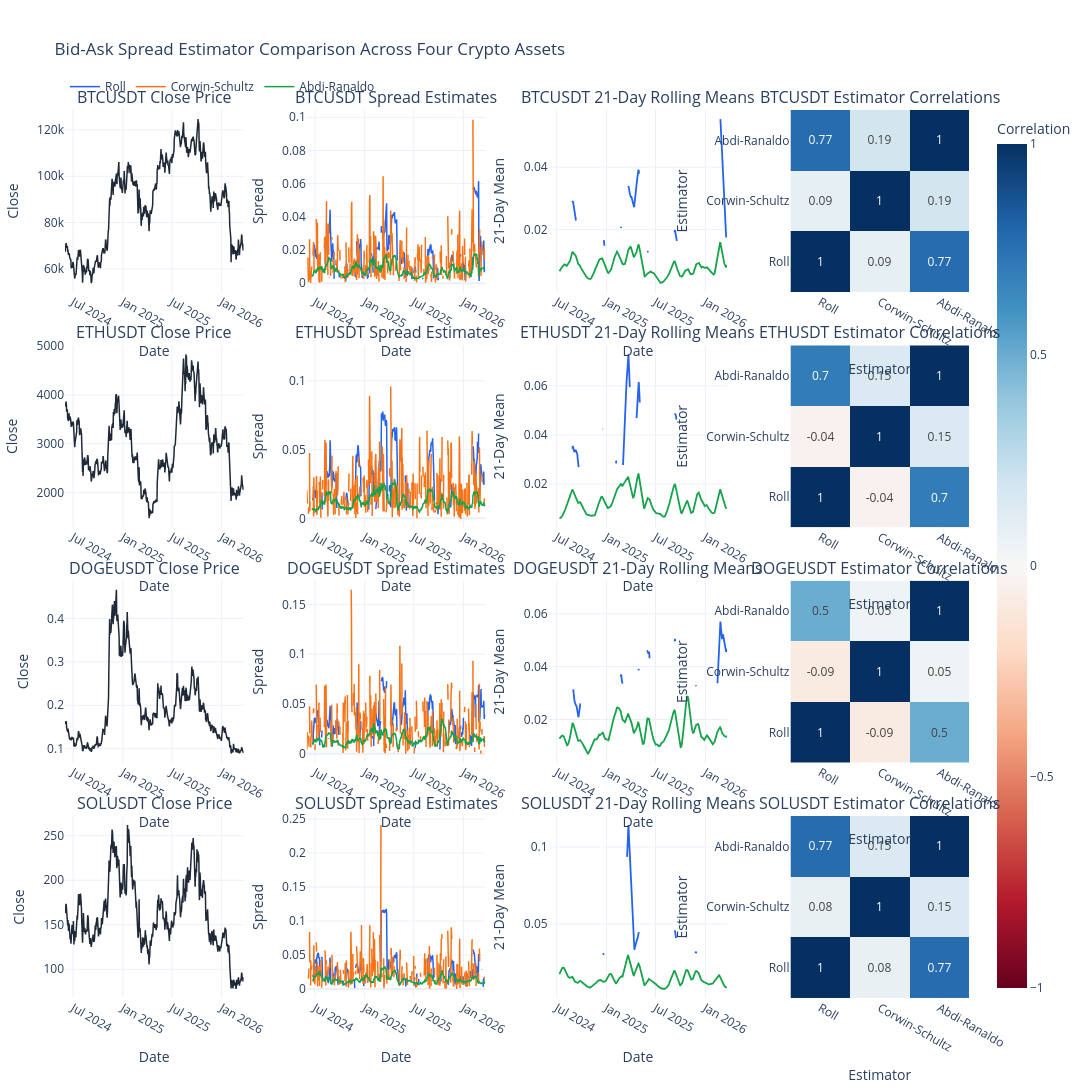

Write notebook code for a chart like this one.
### Code cell
subplot_titles = []
for symbol in ASSETS:
    subplot_titles.extend([
        f"{symbol} Close Price",
        f"{symbol} Spread Estimates",
        f"{symbol} 21-Day Rolling Means",
        f"{symbol} Estimator Correlations",
    ])

fig = make_subplots(
    rows=len(ASSETS),
    cols=4,
    specs=[[{}, {}, {}, {"type": "heatmap"}] for _ in ASSETS],
    subplot_titles=subplot_titles,
    horizontal_spacing=0.07,
    vertical_spacing=0.06,
)

for row, symbol in enumerate(ASSETS, start=1):
    asset = spread_df.loc[spread_df["symbol"] == symbol].copy()
    asset["date"] = pd.to_datetime(asset["date"], utc=True)
    rolling_means = asset[ESTIMATOR_COLS].rolling(WINDOW, min_periods=WINDOW).mean()

    fig.add_trace(
        go.Scatter(
            x=asset["date"],
            y=asset["close"],
            mode="lines",
            name=f"{symbol} Close",
            line={"color": COLORS["price"], "width": 1.5},
            showlegend=False,
        ),
        row=row,
        col=1,
    )

    for col_name, label in zip(ESTIMATOR_COLS, ["Roll", "Corwin-Schultz", "Abdi-Ranaldo"]):
        showlegend = row == 1
        fig.add_trace(
            go.Scatter(
                x=asset["date"],
                y=asset[col_name],
                mode="lines",
                name=label,
                legendgroup=label,
                line={"color": COLORS[col_name], "width": 1.5},
                showlegend=showlegend,
            ),
            row=row,
            col=2,
        )
        fig.add_trace(
            go.Scatter(
                x=asset["date"],
                y=rolling_means[col_name],
                mode="lines",
                name=f"{label} Mean",
                legendgroup=f"{label} Mean",
                line={"color": COLORS[col_name], "width": 1.8},
                showlegend=False,
            ),
            row=row,
            col=3,
        )

    corr = asset[ESTIMATOR_COLS].corr()
    fig.add_trace(
        go.Heatmap(
            z=corr.values,
            x=["Roll", "Corwin-Schultz", "Abdi-Ranaldo"],
            y=["Roll", "Corwin-Schultz", "Abdi-Ranaldo"],
            zmin=-1,
            zmax=1,
            coloraxis="coloraxis",
            text=np.round(corr.values, 2),
            texttemplate="%{text}",
            hovertemplate="x=%{x}<br>y=%{y}<br>corr=%{z:.2f}<extra></extra>",
            showscale=False,
        ),
        row=row,
        col=4,
    )

    fig.update_xaxes(title_text="Date", row=row, col=1)
    fig.update_xaxes(title_text="Date", row=row, col=2)
    fig.update_xaxes(title_text="Date", row=row, col=3)
    fig.update_xaxes(title_text="Estimator", row=row, col=4)
    fig.update_yaxes(title_text="Close", row=row, col=1)
    fig.update_yaxes(title_text="Spread", row=row, col=2)
    fig.update_yaxes(title_text="21-Day Mean", row=row, col=3)
    fig.update_yaxes(title_text="Estimator", row=row, col=4)

fig.update_layout(
    title="Bid-Ask Spread Estimator Comparison Across Four Crypto Assets",
    height=1400,
    width=1900,
    legend={"orientation": "h", "yanchor": "bottom", "y": 1.01, "xanchor": "left", "x": 0},
    margin={"l": 60, "r": 30, "t": 110, "b": 50},
    coloraxis={"colorscale": "RdBu", "cmid": 0, "colorbar": {"title": "Correlation"}},
)
fig.write_image(OUTPUT_DIR / "spread_comparison.png", scale=2)
fig.show()

### Figure 1 — Plotly figure (JSON) as saved in the notebook; plotly's stock layout.template omitted (floating-point values rounded to 4 significant figures; data arrays with more than 128 entries replaced by an {"elided": "..."} marker saying what was removed)
{"data": [{"line": {"color": "#1f2937", "width": 1.5}, "mode": "lines", "name": "BTCUSDT Close", "showlegend": false, "type": "scatter", "x": {"elided": "661 str values"}, "xaxis": "x", "y": {"elided": "661 float values"}, "yaxis": "y"}, {"legendgroup": "Roll", "line": {"color": "#2563eb", "width": 1.5}, "mode": "lines", "name": "Roll", "showlegend": true, "type": "scatter", "x": {"elided": "661 str values"}, "xaxis": "x2", "y": {"elided": "661 float values"}, "yaxis": "y2"}, {"legendgroup": "Roll Mean", "line": {"color": "#2563eb", "width": 1.8}, "mode": "lines", "name": "Roll Mean", "showlegend": false, "type": "scatter", "x": {"elided": "661 str values"}, "xaxis": "x3", "y": {"elided": "661 float values"}, "yaxis": "y3"}, {"legendgroup": "Corwin-Schultz", "line": {"color": "#f97316", "width": 1.5}, "mode": "lines", "name": "Corwin-Schultz", "showlegend": true, "type": "scatter", "x": {"elided": "661 str values"}, "xaxis": "x2", "y": {"elided": "661 float values"}, "yaxis": "y2"}, {"legendgroup": "Corwin-Schultz Mean", "line": {"color": "#f97316", "width": 1.8}, "mode": "lines", "name": "Corwin-Schultz Mean", "showlegend": false, "type": "scatter", "x": {"elided": "661 str values"}, "xaxis": "x3", "y": {"elided": "661 float values"}, "yaxis": "y3"}, {"legendgroup": "Abdi-Ranaldo", "line": {"color": "#16a34a", "width": 1.5}, "mode": "lines", "name": "Abdi-Ranaldo", "showlegend": true, "type": "scatter", "x": {"elided": "661 str values"}, "xaxis": "x2", "y": {"elided": "661 float values"}, "yaxis": "y2"}, {"legendgroup": "Abdi-Ranaldo Mean", "line": {"color": "#16a34a", "width": 1.8}, "mode": "lines", "name": "Abdi-Ranaldo Mean", "showlegend": false, "type": "scatter", "x": {"elided": "661 str values"}, "xaxis": "x3", "y": {"elided": "661 float values"}, "yaxis": "y3"}, {"coloraxis": "coloraxis", "hovertemplate": "x=%{x}<br>y=%{y}<br>corr=%{z:.2f}<extra></extra>", "showscale": false, "text": [[1.0, 0.09, 0.77], [0.09, 1.0, 0.19], [0.77, 0.19, 1.0]], "texttemplate": "%{text}", "type": "heatmap", "x": ["Roll", "Corwin-Schultz", "Abdi-Ranaldo"], "xaxis": "x4", "y": ["Roll", "Corwin-Schultz", "Abdi-Ranaldo"], "yaxis": "y4", "z": [[1.0, 0.08943, 0.7718], [0.08943, 1.0, 0.187], [0.7718, 0.187, 1.0]], "zmax": 1, "zmin": -1}, {"line": {"color": "#1f2937", "width": 1.5}, "mode": "lines", "name": "ETHUSDT Close", "showlegend": false, "type": "scatter", "x": {"elided": "661 str values"}, "xaxis": "x5", "y": {"elided": "661 float values"}, "yaxis": "y5"}, {"legendgroup": "Roll", "line": {"color": "#2563eb", "width": 1.5}, "mode": "lines", "name": "Roll", "showlegend": false, "type": "scatter", "x": {"elided": "661 str values"}, "xaxis": "x6", "y": {"elided": "661 float values"}, "yaxis": "y6"}, {"legendgroup": "Roll Mean", "line": {"color": "#2563eb", "width": 1.8}, "mode": "lines", "name": "Roll Mean", "showlegend": false, "type": "scatter", "x": {"elided": "661 str values"}, "xaxis": "x7", "y": {"elided": "661 float values"}, "yaxis": "y7"}, {"legendgroup": "Corwin-Schultz", "line": {"color": "#f97316", "width": 1.5}, "mode": "lines", "name": "Corwin-Schultz", "showlegend": false, "type": "scatter", "x": {"elided": "661 str values"}, "xaxis": "x6", "y": {"elided": "661 float values"}, "yaxis": "y6"}, {"legendgroup": "Corwin-Schultz Mean", "line": {"color": "#f97316", "width": 1.8}, "mode": "lines", "name": "Corwin-Schultz Mean", "showlegend": false, "type": "scatter", "x": {"elided": "661 str values"}, "xaxis": "x7", "y": {"elided": "661 float values"}, "yaxis": "y7"}, {"legendgroup": "Abdi-Ranaldo", "line": {"color": "#16a34a", "width": 1.5}, "mode": "lines", "name": "Abdi-Ranaldo", "showlegend": false, "type": "scatter", "x": {"elided": "661 str values"}, "xaxis": "x6", "y": {"elided": "661 float values"}, "yaxis": "y6"}, {"legendgroup": "Abdi-Ranaldo Mean", "line": {"color": "#16a34a", "width": 1.8}, "mode": "lines", "name": "Abdi-Ranaldo Mean", "showlegend": false, "type": "scatter", "x": {"elided": "661 str values"}, "xaxis": "x7", "y": {"elided": "661 float values"}, "yaxis": "y7"}, {"coloraxis": "coloraxis", "hovertemplate": "x=%{x}<br>y=%{y}<br>corr=%{z:.2f}<extra></extra>", "showscale": false, "text": [[1.0, -0.04, 0.7], [-0.04, 1.0, 0.15], [0.7, 0.15, 1.0]], "texttemplate": "%{text}", "type": "heatmap", "x": ["Roll", "Corwin-Schultz", "Abdi-Ranaldo"], "xaxis": "x8", "y": ["Roll", "Corwin-Schultz", "Abdi-Ranaldo"], "yaxis": "y8", "z": [[1.0, -0.04143, 0.6977], [-0.04143, 1.0, 0.1472], [0.6977, 0.1472, 1.0]], "zmax": 1, "zmin": -1}, {"line": {"color": "#1f2937", "width": 1.5}, "mode": "lines", "name": "DOGEUSDT Close", "showlegend": false, "type": "scatter", "x": {"elided": "661 str values"}, "xaxis": "x9", "y": {"elided": "661 float values"}, "yaxis": "y9"}, {"legendgroup": "Roll", "line": {"color": "#2563eb", "width": 1.5}, "mode": "lines", "name": "Roll", "showlegend": false, "type": "scatter", "x": {"elided": "661 str values"}, "xaxis": "x10", "y": {"elided": "661 float values"}, "yaxis": "y10"}, {"legendgroup": "Roll Mean", "line": {"color": "#2563eb", "width": 1.8}, "mode": "lines", "name": "Roll Mean", "showlegend": false, "type": "scatter", "x": {"elided": "661 str values"}, "xaxis": "x11", "y": {"elided": "661 float values"}, "yaxis": "y11"}, {"legendgroup": "Corwin-Schultz", "line": {"color": "#f97316", "width": 1.5}, "mode": "lines", "name": "Corwin-Schultz", "showlegend": false, "type": "scatter", "x": {"elided": "661 str values"}, "xaxis": "x10", "y": {"elided": "661 float values"}, "yaxis": "y10"}, {"legendgroup": "Corwin-Schultz Mean", "line": {"color": "#f97316", "width": 1.8}, "mode": "lines", "name": "Corwin-Schultz Mean", "showlegend": false, "type": "scatter", "x": {"elided": "661 str values"}, "xaxis": "x11", "y": {"elided": "661 float values"}, "yaxis": "y11"}, {"legendgroup": "Abdi-Ranaldo", "line": {"color": "#16a34a", "width": 1.5}, "mode": "lines", "name": "Abdi-Ranaldo", "showlegend": false, "type": "scatter", "x": {"elided": "661 str values"}, "xaxis": "x10", "y": {"elided": "661 float values"}, "yaxis": "y10"}, {"legendgroup": "Abdi-Ranaldo Mean", "line": {"color": "#16a34a", "width": 1.8}, "mode": "lines", "name": "Abdi-Ranaldo Mean", "showlegend": false, "type": "scatter", "x": {"elided": "661 str values"}, "xaxis": "x11", "y": {"elided": "661 float values"}, "yaxis": "y11"}, {"coloraxis": "coloraxis", "hovertemplate": "x=%{x}<br>y=%{y}<br>corr=%{z:.2f}<extra></extra>", "showscale": false, "text": [[1.0, -0.09, 0.5], [-0.09, 1.0, 0.05], [0.5, 0.05, 1.0]], "texttemplate": "%{text}", "type": "heatmap", "x": ["Roll", "Corwin-Schultz", "Abdi-Ranaldo"], "xaxis": "x12", "y": ["Roll", "Corwin-Schultz", "Abdi-Ranaldo"], "yaxis": "y12", "z": [[1.0, -0.08784, 0.4987], [-0.08784, 1.0, 0.04575], [0.4987, 0.04575, 1.0]], "zmax": 1, "zmin": -1}, {"line": {"color": "#1f2937", "width": 1.5}, "mode": "lines", "name": "SOLUSDT Close", "showlegend": false, "type": "scatter", "x": {"elided": "661 str values"}, "xaxis": "x13", "y": {"elided": "661 float values"}, "yaxis": "y13"}, {"legendgroup": "Roll", "line": {"color": "#2563eb", "width": 1.5}, "mode": "lines", "name": "Roll", "showlegend": false, "type": "scatter", "x": {"elided": "661 str values"}, "xaxis": "x14", "y": {"elided": "661 float values"}, "yaxis": "y14"}, {"legendgroup": "Roll Mean", "line": {"color": "#2563eb", "width": 1.8}, "mode": "lines", "name": "Roll Mean", "showlegend": false, "type": "scatter", "x": {"elided": "661 str values"}, "xaxis": "x15", "y": {"elided": "661 float values"}, "yaxis": "y15"}, {"legendgroup": "Corwin-Schultz", "line": {"color": "#f97316", "width": 1.5}, "mode": "lines", "name": "Corwin-Schultz", "showlegend": false, "type": "scatter", "x": {"elided": "661 str values"}, "xaxis": "x14", "y": {"elided": "661 float values"}, "yaxis": "y14"}, {"legendgroup": "Corwin-Schultz Mean", "line": {"color": "#f97316", "width": 1.8}, "mode": "lines", "name": "Corwin-Schultz Mean", "showlegend": false, "type": "scatter", "x": {"elided": "661 str values"}, "xaxis": "x15", "y": {"elided": "661 float values"}, "yaxis": "y15"}, {"legendgroup": "Abdi-Ranaldo", "line": {"color": "#16a34a", "width": 1.5}, "mode": "lines", "name": "Abdi-Ranaldo", "showlegend": false, "type": "scatter", "x": {"elided": "661 str values"}, "xaxis": "x14", "y": {"elided": "661 float values"}, "yaxis": "y14"}, {"legendgroup": "Abdi-Ranaldo Mean", "line": {"color": "#16a34a", "width": 1.8}, "mode": "lines", "name": "Abdi-Ranaldo Mean", "showlegend": false, "type": "scatter", "x": {"elided": "661 str values"}, "xaxis": "x15", "y": {"elided": "661 float values"}, "yaxis": "y15"}, {"coloraxis": "coloraxis", "hovertemplate": "x=%{x}<br>y=%{y}<br>corr=%{z:.2f}<extra></extra>", "showscale": false, "text": [[1.0, 0.08, 0.77], [0.08, 1.0, 0.15], [0.77, 0.15, 1.0]], "texttemplate": "%{text}", "type": "heatmap", "x": ["Roll", "Corwin-Schultz", "Abdi-Ranaldo"], "xaxis": "x16", "y": ["Roll", "Corwin-Schultz", "Abdi-Ranaldo"], "yaxis": "y16", "z": [[1.0, 0.07565, 0.7723], [0.07565, 1.0, 0.149], [0.7723, 0.149, 1.0]], "zmax": 1, "zmin": -1}], "layout": {"annotations": [{"font": {"size": 16}, "showarrow": false, "text": "BTCUSDT Close Price", "x": 0.09875, "xanchor": "center", "xref": "paper", "y": 1, "yanchor": "bottom", "yref": "paper"}, {"font": {"size": 16}, "showarrow": false, "text": "BTCUSDT Spread Estimates", "x": 0.3663, "xanchor": "center", "xref": "paper", "y": 1, "yanchor": "bottom", "yref": "paper"}, {"font": {"size": 16}, "showarrow": false, "text": "BTCUSDT 21-Day Rolling Means", "x": 0.6338, "xanchor": "center", "xref": "paper", "y": 1, "yanchor": "bottom", "yref": "paper"}, {"font": {"size": 16}, "showarrow": false, "text": "BTCUSDT Estimator Correlations", "x": 0.9012, "xanchor": "center", "xref": "paper", "y": 1, "yanchor": "bottom", "yref": "paper"}, {"font": {"size": 16}, "showarrow": false, "text": "ETHUSDT Close Price", "x": 0.09875, "xanchor": "center", "xref": "paper", "y": 0.735, "yanchor": "bottom", "yref": "paper"}, {"font": {"size": 16}, "showarrow": false, "text": "ETHUSDT Spread Estimates", "x": 0.3663, "xanchor": "center", "xref": "paper", "y": 0.735, "yanchor": "bottom", "yref": "paper"}, {"font": {"size": 16}, "showarrow": false, "text": "ETHUSDT 21-Day Rolling Means", "x": 0.6338, "xanchor": "center", "xref": "paper", "y": 0.735, "yanchor": "bottom", "yref": "paper"}, {"font": {"size": 16}, "showarrow": false, "text": "ETHUSDT Estimator Correlations", "x": 0.9012, "xanchor": "center", "xref": "paper", "y": 0.735, "yanchor": "bottom", "yref": "paper"}, {"font": {"size": 16}, "showarrow": false, "text": "DOGEUSDT Close Price", "x": 0.09875, "xanchor": "center", "xref": "paper", "y": 0.47, "yanchor": "bottom", "yref": "paper"}, {"font": {"size": 16}, "showarrow": false, "text": "DOGEUSDT Spread Estimates", "x": 0.3663, "xanchor": "center", "xref": "paper", "y": 0.47, "yanchor": "bottom", "yref": "paper"}, {"font": {"size": 16}, "showarrow": false, "text": "DOGEUSDT 21-Day Rolling Means", "x": 0.6338, "xanchor": "center", "xref": "paper", "y": 0.47, "yanchor": "bottom", "yref": "paper"}, {"font": {"size": 16}, "showarrow": false, "text": "DOGEUSDT Estimator Correlations", "x": 0.9012, "xanchor": "center", "xref": "paper", "y": 0.47, "yanchor": "bottom", "yref": "paper"}, {"font": {"size": 16}, "showarrow": false, "text": "SOLUSDT Close Price", "x": 0.09875, "xanchor": "center", "xref": "paper", "y": 0.205, "yanchor": "bottom", "yref": "paper"}, {"font": {"size": 16}, "showarrow": false, "text": "SOLUSDT Spread Estimates", "x": 0.3663, "xanchor": "center", "xref": "paper", "y": 0.205, "yanchor": "bottom", "yref": "paper"}, {"font": {"size": 16}, "showarrow": false, "text": "SOLUSDT 21-Day Rolling Means", "x": 0.6338, "xanchor": "center", "xref": "paper", "y": 0.205, "yanchor": "bottom", "yref": "paper"}, {"font": {"size": 16}, "showarrow": false, "text": "SOLUSDT Estimator Correlations", "x": 0.9012, "xanchor": "center", "xref": "paper", "y": 0.205, "yanchor": "bottom", "yref": "paper"}], "coloraxis": {"cmid": 0, "colorbar": {"title": {"text": "Correlation"}}, "colorscale": [[0, "rgb(103,0,31)"], [0.1, "rgb(178,24,43)"], [0.2, "rgb(214,96,77)"], [0.3, "rgb(244,165,130)"], [0.4, "rgb(253,219,199)"], [0.5, "rgb(247,247,247)"], [0.6, "rgb(209,229,240)"], [0.7, "rgb(146,197,222)"], [0.8, "rgb(67,147,195)"], [0.9, "rgb(33,102,172)"], [1, "rgb(5,48,97)"]]}, "height": 1400, "legend": {"orientation": "h", "x": 0, "xanchor": "left", "y": 1.01, "yanchor": "bottom"}, "margin": {"b": 50, "l": 60, "r": 30, "t": 110}, "title": {"text": "Bid-Ask Spread Estimator Comparison Across Four Crypto Assets"}, "width": 1900, "xaxis": {"anchor": "y", "domain": [0, 0.1975], "title": {"text": "Date"}}, "xaxis10": {"anchor": "y10", "domain": [0.2675, 0.465], "title": {"text": "Date"}}, "xaxis11": {"anchor": "y11", "domain": [0.535, 0.7325], "title": {"text": "Date"}}, "xaxis12": {"anchor": "y12", "domain": [0.8025, 1], "title": {"text": "Estimator"}}, "xaxis13": {"anchor": "y13", "domain": [0, 0.1975], "title": {"text": "Date"}}, "xaxis14": {"anchor": "y14", "domain": [0.2675, 0.465], "title": {"text": "Date"}}, "xaxis15": {"anchor": "y15", "domain": [0.535, 0.7325], "title": {"text": "Date"}}, "xaxis16": {"anchor": "y16", "domain": [0.8025, 1], "title": {"text": "Estimator"}}, "xaxis2": {"anchor": "y2", "domain": [0.2675, 0.465], "title": {"text": "Date"}}, "xaxis3": {"anchor": "y3", "domain": [0.535, 0.7325], "title": {"text": "Date"}}, "xaxis4": {"anchor": "y4", "domain": [0.8025, 1], "title": {"text": "Estimator"}}, "xaxis5": {"anchor": "y5", "domain": [0, 0.1975], "title": {"text": "Date"}}, "xaxis6": {"anchor": "y6", "domain": [0.2675, 0.465], "title": {"text": "Date"}}, "xaxis7": {"anchor": "y7", "domain": [0.535, 0.7325], "title": {"text": "Date"}}, "xaxis8": {"anchor": "y8", "domain": [0.8025, 1], "title": {"text": "Estimator"}}, "xaxis9": {"anchor": "y9", "domain": [0, 0.1975], "title": {"text": "Date"}}, "yaxis": {"anchor": "x", "domain": [0.795, 1], "title": {"text": "Close"}}, "yaxis10": {"anchor": "x10", "domain": [0.265, 0.47], "title": {"text": "Spread"}}, "yaxis11": {"anchor": "x11", "domain": [0.265, 0.47], "title": {"text": "21-Day Mean"}}, "yaxis12": {"anchor": "x12", "domain": [0.265, 0.47], "title": {"text": "Estimator"}}, "yaxis13": {"anchor": "x13", "domain": [0, 0.205], "title": {"text": "Close"}}, "yaxis14": {"anchor": "x14", "domain": [0, 0.205], "title": {"text": "Spread"}}, "yaxis15": {"anchor": "x15", "domain": [0, 0.205], "title": {"text": "21-Day Mean"}}, "yaxis16": {"anchor": "x16", "domain": [0, 0.205], "title": {"text": "Estimator"}}, "yaxis2": {"anchor": "x2", "domain": [0.795, 1], "title": {"text": "Spread"}}, "yaxis3": {"anchor": "x3", "domain": [0.795, 1], "title": {"text": "21-Day Mean"}}, "yaxis4": {"anchor": "x4", "domain": [0.795, 1], "title": {"text": "Estimator"}}, "yaxis5": {"anchor": "x5", "domain": [0.53, 0.735], "title": {"text": "Close"}}, "yaxis6": {"anchor": "x6", "domain": [0.53, 0.735], "title": {"text": "Spread"}}, "yaxis7": {"anchor": "x7", "domain": [0.53, 0.735], "title": {"text": "21-Day Mean"}}, "yaxis8": {"anchor": "x8", "domain": [0.53, 0.735], "title": {"text": "Estimator"}}, "yaxis9": {"anchor": "x9", "domain": [0.265, 0.47], "title": {"text": "Close"}}}}
